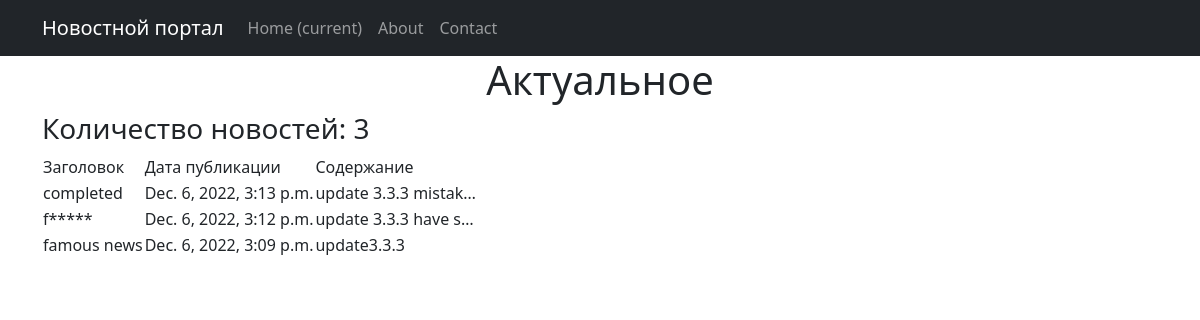
Page /news/ on the committed database.
### news/models.py (models this page shows, shortened)
class Post(models.Model):
    author = models.ForeignKey(Author, on_delete=models.CASCADE)
    NEWS = 'NW'
    ARTICLE = 'AR'
    CATEGORY_CHOICES = (
        (NEWS, 'Новость'),
        (ARTICLE, 'Статья'),
    )
    category_type = models.CharField(max_length=2, choices=CATEGORY_CHOICES, default=ARTICLE)
    dateCreation = models.DateTimeField(auto_now_add=True)
    postCategory = models.ManyToManyField(Category, through='PostCategory')
    title = models.CharField(max_length=128)
    text = models.TextField()
    rating = models.SmallIntegerField(default=0)

### news/views.py (the view)
# urls.py: path('', PostList.as_view()),
class PostList(ListView):
    model = 'Post'
    ordering = 'title'
    queryset = Post.objects.order_by('dateCreation')
    template_name = 'news.html'
    context_object_name = 'Posts'

### news/templatetags/custom_filters.py (called while the page is built)
@register.filter()
def censor(value):
    bad_words = ['fuck', 'хер', 'failed']
    if not isinstance(value, str):
        raise TypeError(f"unresolved type '{type(value)}' expected type 'str")
    for bad_word in value.split():
        if bad_word.lower() in bad_words:
            value = value.replace(bad_word, f'{bad_word[0]}{"*" * (len(bad_word)-1)}')
    return value

### templates/news.html
{% extends 'flatpages/default.html' %}
{% load custom_filters %}
{% block title %}
<h1>Актуальное</h1>
{% endblock title %}
{% block content %}
<div align="left"><h3>Количество новостей: {{ Posts|length}} </h3>
{% if Posts %}
<table>
    <tr>
        <td>Заголовок</td>
        <td>Дата публикации</td>
        <td>Содержание</td>
    </tr>
    {% for Post in Posts %}
    <tr>
        <td>{{Post.title|censor}}</td>
        <td>{{Post.dateCreation}}</td>
        <td>{{Post.text|truncatechars:20|censor }}</td>
    </tr>
    {% endfor %}
</table>
{% else %}
<h4>Новостей нет!</h4>
{% endif %}
{% endblock content %}

### templates/flatpages/default.html (shortened to what this page needs)
<!DOCTYPE html>
{% load static %}
<html lang="en">
    <head>
        <link href="{% static 'css/styles.css' %}" rel="stylesheet" />
    </head>
    <body>
        <nav class="navbar navbar-expand-lg navbar-dark bg-dark static-top">
           <div class="container">
               <a class="navbar-brand" href="#">Новостной портал</a>
               <div class="collapse navbar-collapse" id="navbarResponsive">
                   <ul class="navbar-nav ml-auto">
                       <li class="nav-item active">
                           <a class="nav-link" href="#">Home
                               <span class="sr-only">(current)</span>
                           </a>
                       </li>
                       <li class="nav-item">
                           <a class="nav-link" href="/about/">About</a>
                       </li>
                       <li class="nav-item">
                           <a class="nav-link" href="/contacts/">Contact</a>
                       </li>
                   </ul>
               </div>
           </div>
        </nav>
        <div class="container">
           <div class="row">
               <div class="col-lg-12 text-center">
                   {% block title %}{% endblock title %}
                   {% block content %}{% endblock content %}
               </div>
           </div>
        </div>
    </body>
</html>

### rows in the picture
Post: title|censor "completed", dateCreation "Dec. 6, 2022, 3:13 p.m.", text|censor "update 3.3.3 mistak…"
Post: title|censor "f*****", dateCreation "Dec. 6, 2022, 3:12 p.m.", text|censor "update 3.3.3 have s…"
Post: title|censor "famous news", dateCreation "Dec. 6, 2022, 3:09 p.m.", text|censor "update3.3.3"

### other values in the picture
{{ Posts|length }} "3"
